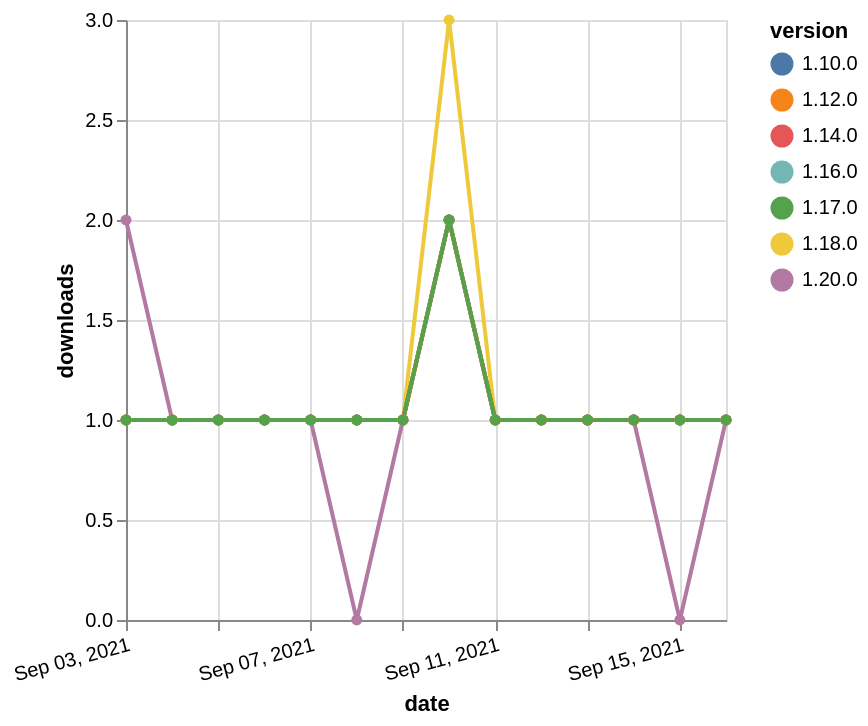

Describe this chart as a Vega-Lite specification.
### Vega-Lite specification from a JSON file in a GitHub repository (floating-point values rounded to 4 significant figures)
{"$schema": "https://vega.github.io/schema/vega-lite/v5.json", "description": "A simple bar chart with embedded data.", "data": {"values": [{"date": "2021-09-03", "total": 171, "delta": 1, "version": "1.18.0"}, {"date": "2021-09-04", "total": 172, "delta": 1, "version": "1.18.0"}, {"date": "2021-09-05", "total": 173, "delta": 1, "version": "1.18.0"}, {"date": "2021-09-06", "total": 174, "delta": 1, "version": "1.18.0"}, {"date": "2021-09-07", "total": 175, "delta": 1, "version": "1.18.0"}, {"date": "2021-09-08", "total": 176, "delta": 1, "version": "1.18.0"}, {"date": "2021-09-09", "total": 177, "delta": 1, "version": "1.18.0"}, {"date": "2021-09-10", "total": 180, "delta": 3, "version": "1.18.0"}, {"date": "2021-09-11", "total": 181, "delta": 1, "version": "1.18.0"}, {"date": "2021-09-12", "total": 182, "delta": 1, "version": "1.18.0"}, {"date": "2021-09-13", "total": 183, "delta": 1, "version": "1.18.0"}, {"date": "2021-09-14", "total": 184, "delta": 1, "version": "1.18.0"}, {"date": "2021-09-15", "total": 185, "delta": 1, "version": "1.18.0"}, {"date": "2021-09-16", "total": 186, "delta": 1, "version": "1.18.0"}, {"date": "2021-09-03", "total": 214, "delta": 1, "version": "1.10.0"}, {"date": "2021-09-04", "total": 215, "delta": 1, "version": "1.10.0"}, {"date": "2021-09-05", "total": 216, "delta": 1, "version": "1.10.0"}, {"date": "2021-09-06", "total": 217, "delta": 1, "version": "1.10.0"}, {"date": "2021-09-07", "total": 218, "delta": 1, "version": "1.10.0"}, {"date": "2021-09-08", "total": 219, "delta": 1, "version": "1.10.0"}, {"date": "2021-09-09", "total": 220, "delta": 1, "version": "1.10.0"}, {"date": "2021-09-10", "total": 222, "delta": 2, "version": "1.10.0"}, {"date": "2021-09-11", "total": 223, "delta": 1, "version": "1.10.0"}, {"date": "2021-09-12", "total": 224, "delta": 1, "version": "1.10.0"}, {"date": "2021-09-13", "total": 225, "delta": 1, "version": "1.10.0"}, {"date": "2021-09-14", "total": 226, "delta": 1, "version": "1.10.0"}, {"date": "2021-09-15", "total": 227, "delta": 1, "version": "1.10.0"}, {"date": "2021-09-16", "total": 228, "delta": 1, "version": "1.10.0"}, {"date": "2021-09-03", "total": 116, "delta": 2, "version": "1.20.0"}, {"date": "2021-09-04", "total": 117, "delta": 1, "version": "1.20.0"}, {"date": "2021-09-05", "total": 118, "delta": 1, "version": "1.20.0"}, {"date": "2021-09-06", "total": 119, "delta": 1, "version": "1.20.0"}, {"date": "2021-09-07", "total": 120, "delta": 1, "version": "1.20.0"}, {"date": "2021-09-08", "total": 120, "delta": 0, "version": "1.20.0"}, {"date": "2021-09-09", "total": 121, "delta": 1, "version": "1.20.0"}, {"date": "2021-09-10", "total": 123, "delta": 2, "version": "1.20.0"}, {"date": "2021-09-11", "total": 124, "delta": 1, "version": "1.20.0"}, {"date": "2021-09-12", "total": 125, "delta": 1, "version": "1.20.0"}, {"date": "2021-09-13", "total": 126, "delta": 1, "version": "1.20.0"}, {"date": "2021-09-14", "total": 127, "delta": 1, "version": "1.20.0"}, {"date": "2021-09-15", "total": 127, "delta": 0, "version": "1.20.0"}, {"date": "2021-09-16", "total": 128, "delta": 1, "version": "1.20.0"}, {"date": "2021-09-03", "total": 152, "delta": 1, "version": "1.16.0"}, {"date": "2021-09-04", "total": 153, "delta": 1, "version": "1.16.0"}, {"date": "2021-09-05", "total": 154, "delta": 1, "version": "1.16.0"}, {"date": "2021-09-06", "total": 155, "delta": 1, "version": "1.16.0"}, {"date": "2021-09-07", "total": 156, "delta": 1, "version": "1.16.0"}, {"date": "2021-09-08", "total": 157, "delta": 1, "version": "1.16.0"}, {"date": "2021-09-09", "total": 158, "delta": 1, "version": "1.16.0"}, {"date": "2021-09-10", "total": 160, "delta": 2, "version": "1.16.0"}, {"date": "2021-09-11", "total": 161, "delta": 1, "version": "1.16.0"}, {"date": "2021-09-12", "total": 162, "delta": 1, "version": "1.16.0"}, {"date": "2021-09-13", "total": 163, "delta": 1, "version": "1.16.0"}, {"date": "2021-09-14", "total": 164, "delta": 1, "version": "1.16.0"}, {"date": "2021-09-15", "total": 165, "delta": 1, "version": "1.16.0"}, {"date": "2021-09-16", "total": 166, "delta": 1, "version": "1.16.0"}, {"date": "2021-09-03", "total": 170, "delta": 1, "version": "1.14.0"}, {"date": "2021-09-04", "total": 171, "delta": 1, "version": "1.14.0"}, {"date": "2021-09-05", "total": 172, "delta": 1, "version": "1.14.0"}, {"date": "2021-09-06", "total": 173, "delta": 1, "version": "1.14.0"}, {"date": "2021-09-07", "total": 174, "delta": 1, "version": "1.14.0"}, {"date": "2021-09-08", "total": 175, "delta": 1, "version": "1.14.0"}, {"date": "2021-09-09", "total": 176, "delta": 1, "version": "1.14.0"}, {"date": "2021-09-10", "total": 178, "delta": 2, "version": "1.14.0"}, {"date": "2021-09-11", "total": 179, "delta": 1, "version": "1.14.0"}, {"date": "2021-09-12", "total": 180, "delta": 1, "version": "1.14.0"}, {"date": "2021-09-13", "total": 181, "delta": 1, "version": "1.14.0"}, {"date": "2021-09-14", "total": 182, "delta": 1, "version": "1.14.0"}, {"date": "2021-09-15", "total": 183, "delta": 1, "version": "1.14.0"}, {"date": "2021-09-16", "total": 184, "delta": 1, "version": "1.14.0"}, {"date": "2021-09-03", "total": 275, "delta": 1, "version": "1.12.0"}, {"date": "2021-09-04", "total": 276, "delta": 1, "version": "1.12.0"}, {"date": "2021-09-05", "total": 277, "delta": 1, "version": "1.12.0"}, {"date": "2021-09-06", "total": 278, "delta": 1, "version": "1.12.0"}, {"date": "2021-09-07", "total": 279, "delta": 1, "version": "1.12.0"}, {"date": "2021-09-08", "total": 280, "delta": 1, "version": "1.12.0"}, {"date": "2021-09-09", "total": 281, "delta": 1, "version": "1.12.0"}, {"date": "2021-09-10", "total": 283, "delta": 2, "version": "1.12.0"}, {"date": "2021-09-11", "total": 284, "delta": 1, "version": "1.12.0"}, {"date": "2021-09-12", "total": 285, "delta": 1, "version": "1.12.0"}, {"date": "2021-09-13", "total": 286, "delta": 1, "version": "1.12.0"}, {"date": "2021-09-14", "total": 287, "delta": 1, "version": "1.12.0"}, {"date": "2021-09-15", "total": 288, "delta": 1, "version": "1.12.0"}, {"date": "2021-09-16", "total": 289, "delta": 1, "version": "1.12.0"}, {"date": "2021-09-03", "total": 136, "delta": 1, "version": "1.17.0"}, {"date": "2021-09-04", "total": 137, "delta": 1, "version": "1.17.0"}, {"date": "2021-09-05", "total": 138, "delta": 1, "version": "1.17.0"}, {"date": "2021-09-06", "total": 139, "delta": 1, "version": "1.17.0"}, {"date": "2021-09-07", "total": 140, "delta": 1, "version": "1.17.0"}, {"date": "2021-09-08", "total": 141, "delta": 1, "version": "1.17.0"}, {"date": "2021-09-09", "total": 142, "delta": 1, "version": "1.17.0"}, {"date": "2021-09-10", "total": 144, "delta": 2, "version": "1.17.0"}, {"date": "2021-09-11", "total": 145, "delta": 1, "version": "1.17.0"}, {"date": "2021-09-12", "total": 146, "delta": 1, "version": "1.17.0"}, {"date": "2021-09-13", "total": 147, "delta": 1, "version": "1.17.0"}, {"date": "2021-09-14", "total": 148, "delta": 1, "version": "1.17.0"}, {"date": "2021-09-15", "total": 149, "delta": 1, "version": "1.17.0"}, {"date": "2021-09-16", "total": 150, "delta": 1, "version": "1.17.0"}]}, "width": "container", "mark": {"type": "line", "point": {"filled": true}}, "encoding": {"x": {"field": "date", "type": "temporal", "timeUnit": "yearmonthdate", "title": "date", "axis": {"labelAngle": -15}}, "y": {"field": "delta", "type": "quantitative", "title": "downloads"}, "color": {"field": "version", "type": "nominal"}, "tooltip": {"field": "delta"}}}
